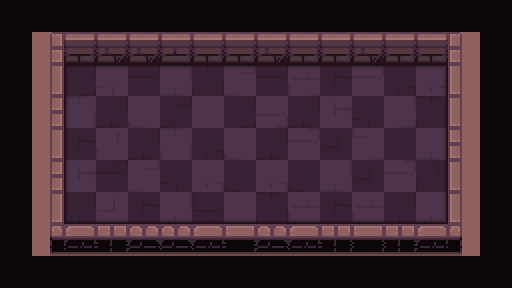

This is a level from a 2D game, rendered from its Tiled map with the project's own tilesets. A one-line summary and the complete map file follow:
An orthogonal 16x9 tile map with 32x32 px tiles, 4 tile layers (path, types, ground, floor_shadow), 1 hidden layer not drawn and 33 objects (10x hero, 10x egg, 10x cauldron, frame, strategy, ...).

<map version="1.2" tiledversion="2019.03.13" orientation="orthogonal" renderorder="right-down" width="16" height="9" tilewidth="32" tileheight="32" infinite="0" nextlayerid="256" nextobjectid="140">
 <tileset firstgid="1" name="tileset" tilewidth="32" tileheight="32" spacing="2" margin="1" tilecount="200" columns="10">
  <image source="tileset.png" trans="000000" width="340" height="680" />
  <terraintypes>
   <terrain name="floor" tile="79" />
   <terrain name="wall" tile="69" />
   <terrain name="hole" tile="78" />
   <terrain name="infected" tile="77" />
  </terraintypes>
 </tileset>
 <layer id="251" name="checkers" width="16" height="9" visible="0">
  <data encoding="csv">
0,69,0,69,0,69,0,69,0,69,0,69,0,69,0,69,
69,0,69,0,69,0,69,0,69,0,69,0,69,0,69,0,
0,69,0,69,0,69,0,69,0,69,0,69,0,69,0,69,
69,0,69,0,69,0,69,0,69,0,69,0,69,0,69,0,
0,69,0,69,0,69,0,69,0,69,0,69,0,69,0,69,
69,0,69,0,69,0,69,0,69,0,69,0,69,0,69,0,
0,69,0,69,0,69,0,69,0,69,0,69,0,69,0,69,
69,0,69,0,69,0,69,0,69,0,69,0,69,0,69,0,
0,69,0,69,0,69,0,69,0,69,0,69,0,69,0,69
</data>
 </layer>
 <objectgroup id="14" name="camera">
  <object id="12" name="frame" type="frame" x="51" y="33" width="411" height="205" />
  <object id="15" name="strategy" type="strategy" x="3" y="126">
   <point />
  </object>
 </objectgroup>
 <layer id="252" name="path" width="16" height="9">
  <data encoding="csv">
0,0,0,0,0,0,0,0,0,0,0,0,0,0,0,0,
0,0,0,0,0,0,0,0,0,0,0,0,0,0,0,0,
0,0,80,80,80,80,80,80,80,80,80,80,80,80,0,0,
0,0,80,80,80,80,80,80,80,80,80,80,80,80,0,0,
0,0,80,80,80,80,80,80,80,80,80,80,80,80,0,0,
0,0,80,80,80,80,80,80,80,80,80,80,80,80,0,0,
0,0,80,80,80,80,80,80,80,80,80,80,80,80,0,0,
0,0,0,0,0,0,0,0,0,0,0,0,0,0,0,0,
0,0,0,0,0,0,0,0,0,0,0,0,0,0,0,0
</data>
 </layer>
 <objectgroup id="2" name="objects">
  <object id="33" name="hero" type="hero" x="113" y="83">
   <properties>
    <property name="initialDirection" value="s" />
   </properties>
   <point />
  </object>
  <object id="34" name="hero" type="hero" x="144" y="85">
   <properties>
    <property name="initialDirection" value="s" />
   </properties>
   <point />
  </object>
  <object id="35" name="hero" type="hero" x="177" y="81">
   <properties>
    <property name="initialDirection" value="s" />
   </properties>
   <point />
  </object>
  <object id="36" name="hero" type="hero" x="210" y="81">
   <properties>
    <property name="initialDirection" value="s" />
   </properties>
   <point />
  </object>
  <object id="37" name="hero" type="hero" x="240" y="83">
   <properties>
    <property name="initialDirection" value="s" />
   </properties>
   <point />
  </object>
  <object id="38" name="hero" type="hero" x="274" y="79">
   <properties>
    <property name="initialDirection" value="s" />
   </properties>
   <point />
  </object>
  <object id="39" name="hero" type="hero" x="306" y="79">
   <properties>
    <property name="initialDirection" value="s" />
   </properties>
   <point />
  </object>
  <object id="40" name="hero" type="hero" x="335" y="80">
   <properties>
    <property name="initialDirection" value="s" />
   </properties>
   <point />
  </object>
  <object id="41" name="hero" type="hero" x="373" y="81">
   <properties>
    <property name="initialDirection" value="s" />
   </properties>
   <point />
  </object>
  <object id="42" name="hero" type="hero" x="404" y="78">
   <properties>
    <property name="initialDirection" value="s" />
   </properties>
   <point />
  </object>
  <object id="99" name="eggs_origin" type="marker" x="112" y="117">
   <point />
  </object>
  <object id="120" name="egg" type="egg" x="110" y="182">
   <properties>
    <property name="value" value="0" />
   </properties>
   <point />
  </object>
  <object id="121" name="egg" type="egg" x="145" y="178">
   <properties>
    <property name="value" value="1" />
   </properties>
   <point />
  </object>
  <object id="122" name="egg" type="egg" x="177" y="178">
   <properties>
    <property name="value" value="2" />
   </properties>
   <point />
  </object>
  <object id="123" name="egg" type="egg" x="207" y="180">
   <properties>
    <property name="value" value="3" />
   </properties>
   <point />
  </object>
  <object id="124" name="egg" type="egg" x="237" y="178">
   <properties>
    <property name="value" value="4" />
   </properties>
   <point />
  </object>
  <object id="125" name="egg" type="egg" x="274" y="178">
   <properties>
    <property name="value" value="5" />
   </properties>
   <point />
  </object>
  <object id="126" name="egg" type="egg" x="303" y="177">
   <properties>
    <property name="value" value="6" />
   </properties>
   <point />
  </object>
  <object id="127" name="egg" type="egg" x="335" y="176">
   <properties>
    <property name="value" value="7" />
   </properties>
   <point />
  </object>
  <object id="128" name="egg" type="egg" x="371" y="177">
   <properties>
    <property name="value" value="8" />
   </properties>
   <point />
  </object>
  <object id="129" name="egg" type="egg" x="403" y="175">
   <properties>
    <property name="value" value="9" />
   </properties>
   <point />
  </object>
  <object id="130" name="cauldron" type="cauldron" x="110" y="206">
   <point />
  </object>
  <object id="131" name="cauldron" type="cauldron" x="146" y="209">
   <point />
  </object>
  <object id="132" name="cauldron" type="cauldron" x="176" y="208">
   <point />
  </object>
  <object id="133" name="cauldron" type="cauldron" x="210" y="207">
   <point />
  </object>
  <object id="134" name="cauldron" type="cauldron" x="242" y="209">
   <point />
  </object>
  <object id="135" name="cauldron" type="cauldron" x="275" y="211">
   <point />
  </object>
  <object id="136" name="cauldron" type="cauldron" x="304" y="207">
   <point />
  </object>
  <object id="137" name="cauldron" type="cauldron" x="336" y="207">
   <point />
  </object>
  <object id="138" name="cauldron" type="cauldron" x="367" y="206">
   <point />
  </object>
  <object id="139" name="cauldron" type="cauldron" x="395" y="206">
   <point />
  </object>
 </objectgroup>
 <layer id="253" name="types" width="16" height="9">
  <data encoding="csv">
79,79,79,79,79,79,79,79,79,79,79,79,79,79,79,79,
79,70,70,70,70,70,70,70,70,70,70,70,70,70,70,79,
79,70,80,80,80,80,80,80,80,80,80,80,80,80,70,79,
79,70,80,80,80,80,80,80,80,80,80,80,80,80,70,79,
79,70,80,80,80,80,80,80,80,80,80,80,80,80,70,79,
79,70,80,80,80,80,80,80,80,80,80,80,80,80,70,79,
79,70,80,80,80,80,80,80,80,80,80,80,80,80,70,79,
79,70,70,70,70,70,70,70,70,70,70,70,70,70,70,79,
79,79,79,79,79,79,79,79,79,79,79,79,79,79,79,79
</data>
 </layer>
 <layer id="254" name="ground" width="16" height="9">
  <data encoding="csv">
0,0,0,0,0,0,0,0,0,0,0,0,0,0,0,0,
0,1,2,4,4,3,5,2,4,5,2,4,2,2,6,0,
0,11,17,144,28,122,29,121,28,153,18,142,27,141,16,0,
0,21,143,8,134,7,133,17,123,8,132,30,131,29,16,0,
0,11,18,154,8,143,27,134,8,142,37,124,19,122,26,0,
0,21,132,28,121,30,141,20,141,20,122,37,142,40,16,0,
0,31,8,151,18,122,38,133,29,153,18,153,8,122,36,0,
0,41,42,53,43,43,42,52,43,42,53,52,53,45,46,0,
0,0,0,0,0,0,0,0,0,0,0,0,0,0,0,0
</data>
 </layer>
 <layer id="255" name="floor_shadow" width="16" height="9">
  <data encoding="csv">
0,0,0,0,0,0,0,0,0,0,0,0,0,0,0,0,
0,0,0,0,0,0,0,0,0,0,0,0,0,0,0,0,
0,0,12,13,13,13,13,13,13,13,13,13,13,15,0,0,
0,0,22,0,0,0,0,0,0,0,0,0,0,25,0,0,
0,0,22,0,0,0,0,0,0,0,0,0,0,25,0,0,
0,0,22,0,0,0,0,0,0,0,0,0,0,25,0,0,
0,0,32,33,33,33,33,33,33,33,33,33,33,35,0,0,
0,0,0,0,0,0,0,0,0,0,0,0,0,0,0,0,
0,0,0,0,0,0,0,0,0,0,0,0,0,0,0,0
</data>
 </layer>
</map>
